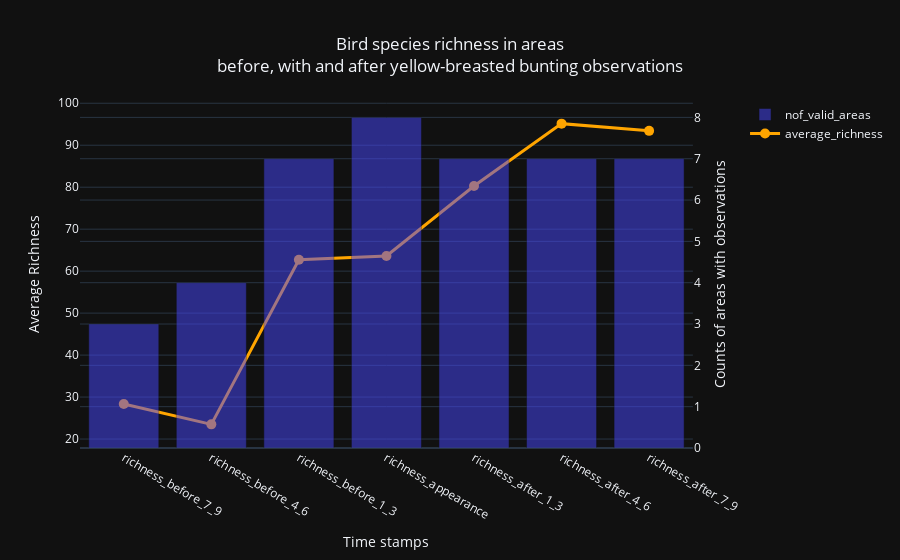

Notebook cell for this chart:
### Code cell
fig = plot_average_timeseries(richness_merged,
                         title = "Bird species richness in areas<br>before, with and after yellow-breasted bunting observations")
fig.write_html(f"../web_interface/precomp_data/keystone/bird_average_timeseries_bunting.html")
fig.show()

### Figure 1 — Plotly figure (JSON) as saved in the notebook; plotly's stock layout.template omitted (floating-point values rounded to 4 significant figures)
{"data": [{"marker": {"color": "#4747ff"}, "name": "nof_valid_areas", "opacity": 0.5, "type": "bar", "x": ["richness_before_7_9", "richness_before_4_6", "richness_before_1_3", "richness_appearance", "richness_after_1_3", "richness_after_4_6", "richness_after_7_9"], "xaxis": "x", "y": [3, 4, 7, 8, 7, 7, 7], "yaxis": "y2"}, {"line": {"color": "Orange", "width": 3}, "marker": {"color": "Orange", "size": 10}, "name": "average_richness", "type": "scatter", "x": ["richness_before_7_9", "richness_before_4_6", "richness_before_1_3", "richness_appearance", "richness_after_1_3", "richness_after_4_6", "richness_after_7_9"], "xaxis": "x", "y": [28.33, 23.5, 62.71, 63.62, 80.29, 95.14, 93.43], "yaxis": "y"}], "layout": {"title": {"text": "Bird species richness in areas<br>before, with and after yellow-breasted bunting observations", "x": 0.5}, "xaxis": {"anchor": "y", "domain": [0, 0.94], "title": {"text": "Time stamps"}}, "yaxis": {"anchor": "x", "domain": [0, 1], "title": {"text": "Average Richness"}}, "yaxis2": {"anchor": "x", "overlaying": "y", "side": "right", "title": {"text": "Counts of areas with observations"}}}}
